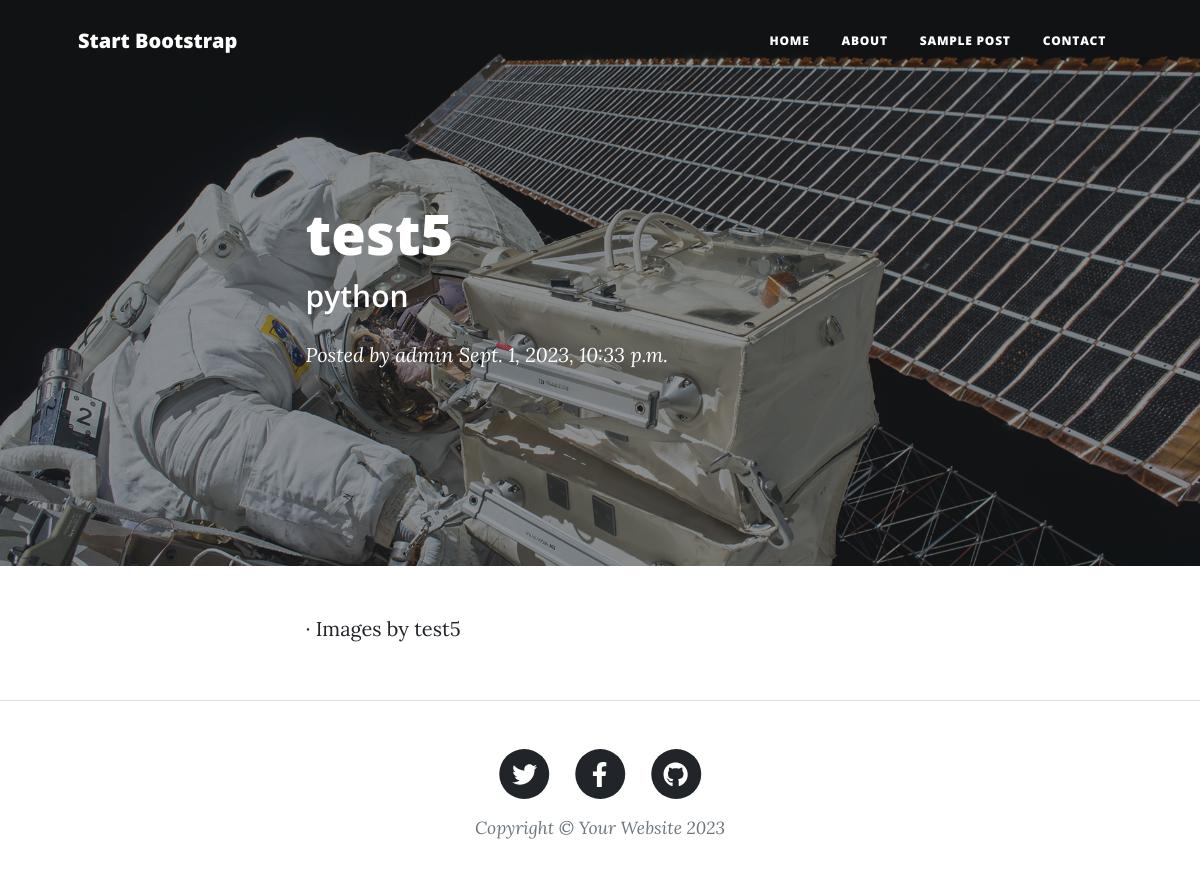
Page /blog/2 on the committed database.
### posts/models.py (models this page shows)
class Post(models.Model):
    author = models.ForeignKey(User,related_name='post_author' , on_delete=models.SET_NULL,null=True)
    title = models.CharField(max_length=150)
    content = models.TextField(max_length=30000)
    image = models.ImageField(upload_to='posts')
    publish_date = models.DateTimeField(default=timezone.now)
    tags = TaggableManager()

### posts/views2.py (the view)
# urls.py: path('blog/<int:pk>', PostDetail.as_view()),
class PostDetail(generic.DetailView):
    model = Post

### posts/templates/posts/post_detail.html (shortened to what this page needs)
{% load static %}
<!DOCTYPE html>
<html lang="en">
    <head>
        <link href="{% static 'css/styles.css' %}" rel="stylesheet" />
    </head>
    <body>
        <nav class="navbar navbar-expand-lg navbar-light" id="mainNav">
            <div class="container px-4 px-lg-5">
                <a class="navbar-brand" href="index.html">Start Bootstrap</a>
                <div class="collapse navbar-collapse" id="navbarResponsive">
                    <ul class="navbar-nav ms-auto py-4 py-lg-0">
                        <li class="nav-item"><a class="nav-link px-lg-3 py-3 py-lg-4" href="index.html">Home</a></li>
                        <li class="nav-item"><a class="nav-link px-lg-3 py-3 py-lg-4" href="about.html">About</a></li>
                        <li class="nav-item"><a class="nav-link px-lg-3 py-3 py-lg-4" href="post.html">Sample Post</a></li>
                        <li class="nav-item"><a class="nav-link px-lg-3 py-3 py-lg-4" href="contact.html">Contact</a></li>
                    </ul>
                </div>
            </div>
        </nav>
        <header class="masthead" style="background-image: url('{% static 'assets/img/post-bg.jpg' %}')">
            <div class="container position-relative px-4 px-lg-5">
                <div class="row gx-4 gx-lg-5 justify-content-center">
                    <div class="col-md-10 col-lg-8 col-xl-7">
                        <div class="post-heading">
                            <h1>{{post.title}}</h1>
                            <h2 class="subheading">{{post.content}}</h2>
                            <span class="meta">
                                Posted by
                                <a href="#!">{{post.author}}</a>
                                {{post.publish_date}}
                            </span>
                        </div>
                    </div>
                </div>
            </div>
        </header>
        <article class="mb-4">
            <div class="container px-4 px-lg-5">
                <div class="row gx-4 gx-lg-5 justify-content-center">
                    <div class="col-md-10 col-lg-8 col-xl-7">
                            &middot; Images by
                            <a href="{{post.image.url}}">{{post.title}}</a>
                    </div>
                </div>
            </div>
        </article>
        <footer class="border-top">
            <div class="container px-4 px-lg-5">
                <div class="row gx-4 gx-lg-5 justify-content-center">
                    <div class="col-md-10 col-lg-8 col-xl-7">
                        <ul class="list-inline text-center">
                            <li class="list-inline-item">
                                <a href="#!">
                                    <span class="fa-stack fa-lg">
                                        <i class="fas fa-circle fa-stack-2x"></i>
                                        <i class="fab fa-twitter fa-stack-1x fa-inverse"></i>
                                    </span>
                                </a>
                            </li>
                            <li class="list-inline-item">
                                <a href="#!">
                                    <span class="fa-stack fa-lg">
                                        <i class="fas fa-circle fa-stack-2x"></i>
                                        <i class="fab fa-facebook-f fa-stack-1x fa-inverse"></i>
                                    </span>
                                </a>
                            </li>
                            <li class="list-inline-item">
                                <a href="#!">
                                    <span class="fa-stack fa-lg">
                                        <i class="fas fa-circle fa-stack-2x"></i>
                                        <i class="fab fa-github fa-stack-1x fa-inverse"></i>
                                    </span>
                                </a>
                            </li>
                        </ul>
                        <div class="small text-center text-muted fst-italic">Copyright &copy; Your Website 2023</div>
                    </div>
                </div>
            </div>
        </footer>
    </body>
</html>

### rows in the picture
Post: title "test5", content "python", author "admin", publish_date "Sept. 1, 2023, 10:33 p.m."
